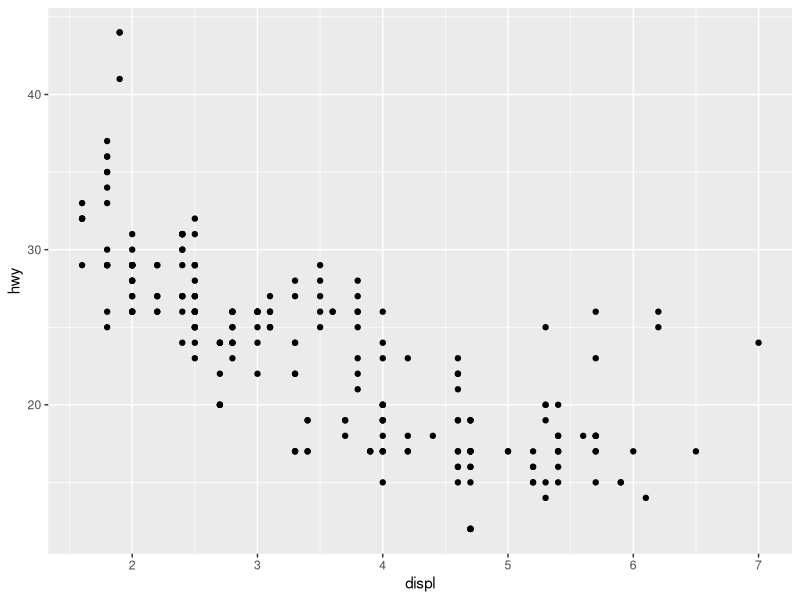
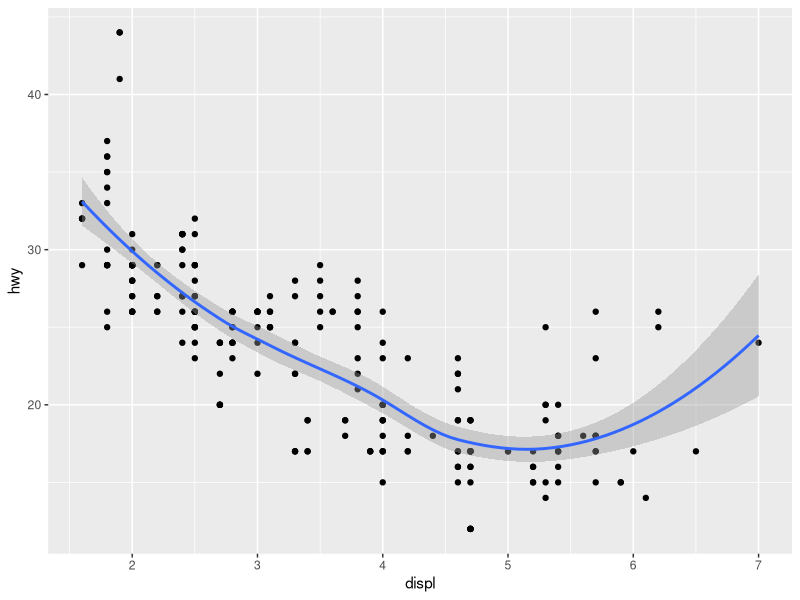
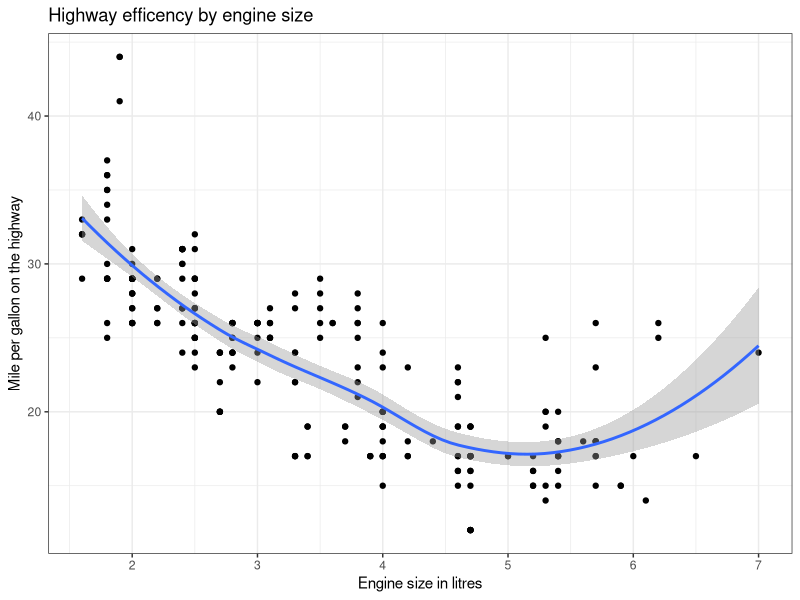
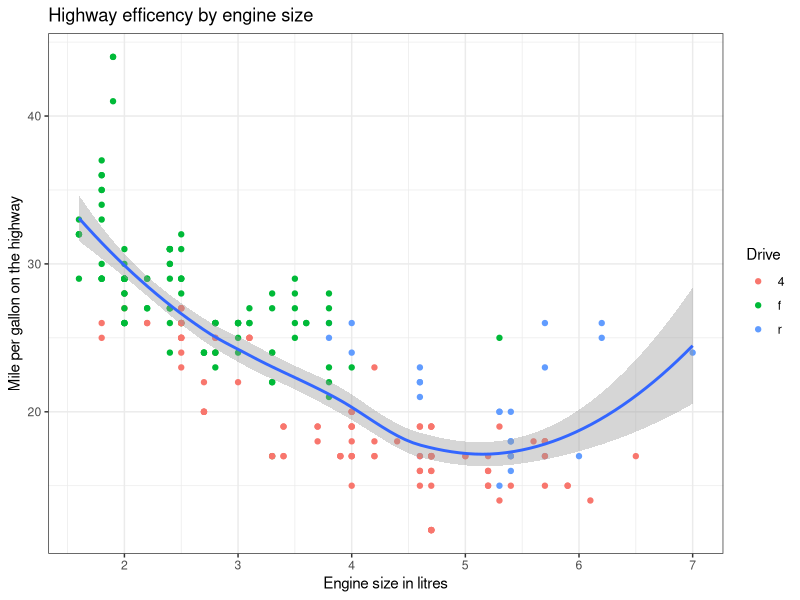

Here is the R script that generated these plots, in order:
## ---- chunk 1
library(tidyverse)
ggplot(data = mpg,
       mapping = aes(x = displ, y = hwy))+
  geom_point()
## ---- chunk 2
ggplot(data = mpg,
       mapping = aes(x = displ, 
                     y = hwy))+
  geom_point()+
  geom_smooth()
## ---- chunk 3
ggplot(data = mpg,
       mapping = aes(x = displ, 
                     y = hwy))+
  geom_point()+
  geom_smooth()+
  labs(title = "Highway efficency by engine size",
       x = "Engine size in litres", 
       y = "Mile per gallon on the highway")+
  theme_bw()
## ---- chunk 4
ggplot(mpg, aes(x = displ, y = hwy))+
  geom_point(aes(color = drv))+
  geom_smooth()+
  labs(title = "Highway efficency by engine size",
       x = "Engine size in litres", 
       y = "Mile per gallon on the highway",
       color = "Drive")+
  theme_bw()
## ---- chunk 5
Name = c("Paul", "Sam", "Andrew", "Sarah")
Age = c(13, 14, 17, 65)
Eye_colour = c("Blue", "Brown", "Blue", "Green")
Occupation = c("Student", "Student", "Student", "Retired")
df = data.frame(Name, Age, Eye_colour,  Occupation)
df
## ---- chunk 6
Name = c("Paul", "Sam", "Andrew")
Age = c(13, 14, 17)
Eye_colour = c("Blue", "Brown", "Blue")
df = data.frame(Name, Age, Eye_colour)
df
## ---- chunk 7
view(starwars)
## ---- chunk 8
names(starwars)
## ---- chunk 9
select(starwars,name, height, mass)
## ---- chunk 10
filter(starwars, height > 100)
## ---- chunk 11
arrange(starwars, mass)
## ---- chunk 12
mutate(starwars, height = height/100)
## ---- chunk 13
starwars %>% 
  select(name, height, mass) %>% 
  filter(height > 100) %>% 
  arrange(mass) %>% 
  mutate(height = height/100)
